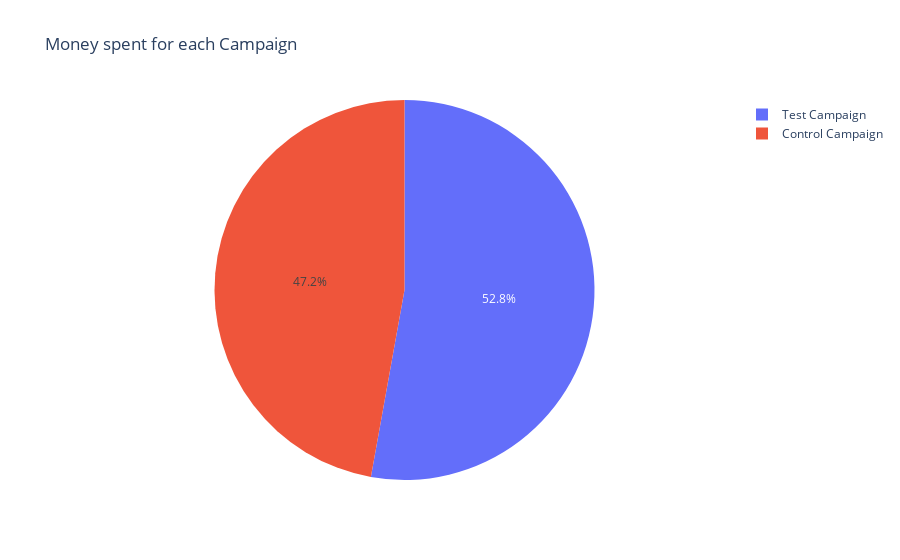

Write notebook code for a chart like this one.
### Code cell
fig = px.pie(df,names='Campaign Name', values='Spend [USD]', title='Money spent for each Campaign')
fig.show()

### Figure 1 — Plotly figure (JSON) as saved in the notebook; plotly's stock layout.template omitted (floating-point values rounded to 4 significant figures)
{"data": [{"domain": {"x": [0, 1], "y": [0, 1]}, "hovertemplate": "Campaign Name=%{label}<br>Spend [USD]=%{value}<extra></extra>", "labels": ["Control Campaign", "Control Campaign", "Control Campaign", "Control Campaign", "Control Campaign", "Control Campaign", "Control Campaign", "Control Campaign", "Control Campaign", "Control Campaign", "Control Campaign", "Control Campaign", "Control Campaign", "Control Campaign", "Control Campaign", "Control Campaign", "Control Campaign", "Control Campaign", "Control Campaign", "Control Campaign", "Control Campaign", "Control Campaign", "Control Campaign", "Control Campaign", "Control Campaign", "Control Campaign", "Control Campaign", "Control Campaign", "Control Campaign", "Control Campaign", "Test Campaign", "Test Campaign", "Test Campaign", "Test Campaign", "Test Campaign", "Test Campaign", "Test Campaign", "Test Campaign", "Test Campaign", "Test Campaign", "Test Campaign", "Test Campaign", "Test Campaign", "Test Campaign", "Test Campaign", "Test Campaign", "Test Campaign", "Test Campaign", "Test Campaign", "Test Campaign", "Test Campaign", "Test Campaign", "Test Campaign", "Test Campaign", "Test Campaign", "Test Campaign", "Test Campaign", "Test Campaign", "Test Campaign", "Test Campaign"], "legendgroup": "", "name": "", "showlegend": true, "type": "pie", "values": [2280, 1757, 2343, 1940, 1835, 3083, 2544, 1900, 2813, 2149, 2490, 2319, 2697, 1875, 2774, 2024, 2177, 1876, 2596, 2675, 1803, 2939, 2496, 1892, 1962, 2233, 2061, 2421, 2375, 2324, 3008, 2542, 2365, 2710, 2297, 2458, 2838, 2916, 2652, 2790, 2420, 2831, 1972, 2537, 2516, 3076, 1968, 1979, 2626, 2712, 3112, 2899, 2407, 2078, 2928, 2311, 2915, 2247, 2805, 1977]}], "layout": {"legend": {"tracegroupgap": 0}, "title": {"text": "Money spent for each Campaign"}}}
